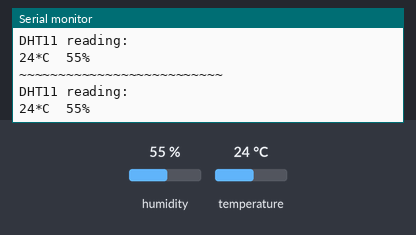
This sketch was run on a simulated Arduino Uno, built with avr-gcc and run on an emulated ATmega328P. Parts: the last lines printed to the serial monitor. Inputs (shaded band) come from the test bench; at power-on: humidity 55 %, temperature 24 °C.

Above: at 2.3 s.
2.4 s: humidity set to 22 %
At 4.2 s:
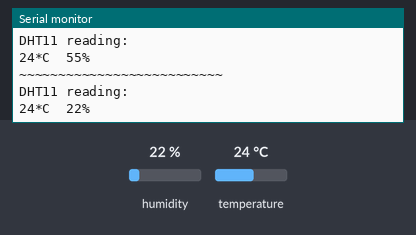
4.5 s: temperature set to 12 °C
At 5.2 s:
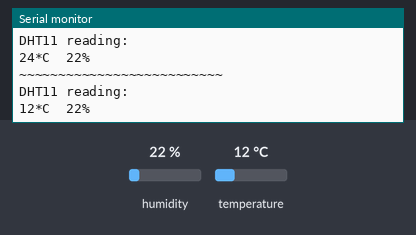
6.6 s: humidity set to 40 %
At 8.0 s:
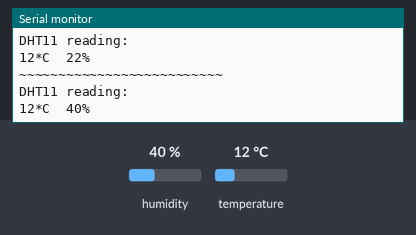
Timing chart, 0 to 9.6 s (numbered marks = the images above; inputs shaded):
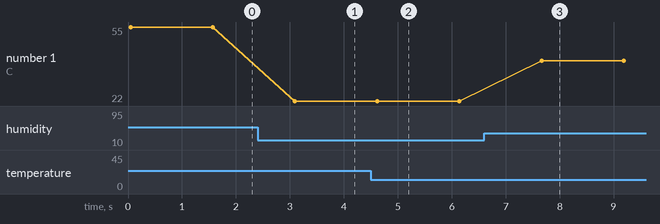

The sketch:

DHT11.ino
```cpp
#include <SimpleDHT.h>

int pinDHT11 = 2;

SimpleDHT11 dht11(pinDHT11);
void setup() {

  Serial.begin(9600);

}

void loop() {

  Serial.println("~~~~~~~~~~~~~~~~~~~~~~~~~~");
  Serial.println("DHT11 reading: ");

  byte temperature = 0;
  byte humidity = 0;
  int err = SimpleDHTErrSuccess;

  if(err = dht11.read(&temperature, &humidity, NULL) != SimpleDHTErrSuccess)
  {
    Serial.print("Reading error");
    Serial.print(SimpleDHTErrDuration(err));
    delay(1000);
  }

  Serial.print((int)temperature); Serial.print("*C  ");
  Serial.print((int)humidity); Serial.println("%");
  delay(1500);

}
```

Measured:
- after the input at 2.4 s, the serial monitor: prints a new line after 0.69 s (image 1)
- after the input at 4.5 s, the serial monitor: prints a new line after 0.12 s (image 2)
- after the input at 6.6 s, the serial monitor: prints a new line after 1.1 s (image 3)
- plotted number 1: 55 → 22 after the input at 2.4 s, 22 → 40 after the input at 6.6 s
